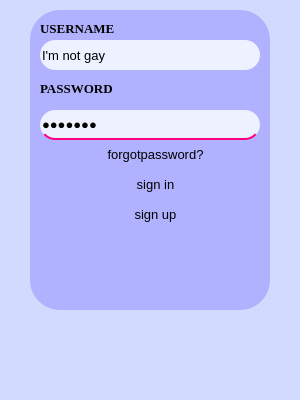
<?xml version="1.0" encoding="UTF-8"?>
<ui version="4.0">
 <class>MainWindow</class>
 <widget class="QMainWindow" name="MainWindow">
  <property name="geometry">
   <rect>
    <x>0</x>
    <y>0</y>
    <width>300</width>
    <height>400</height>
   </rect>
  </property>
  <property name="minimumSize">
   <size>
    <width>300</width>
    <height>400</height>
   </size>
  </property>
  <property name="maximumSize">
   <size>
    <width>300</width>
    <height>400</height>
   </size>
  </property>
  <property name="windowTitle">
   <string>MainWindow</string>
  </property>
  <property name="styleSheet">
   <string notr="true">background:#D2DAFF;
</string>
  </property>
  <widget class="QWidget" name="centralwidget">
   <widget class="QWidget" name="khung" native="true">
    <property name="geometry">
     <rect>
      <x>30</x>
      <y>10</y>
      <width>240</width>
      <height>300</height>
     </rect>
    </property>
    <property name="minimumSize">
     <size>
      <width>240</width>
      <height>300</height>
     </size>
    </property>
    <property name="maximumSize">
     <size>
      <width>240</width>
      <height>300</height>
     </size>
    </property>
    <property name="styleSheet">
     <string notr="true">background:#B1B2FF;
border-radius: 30px;</string>
    </property>
    <widget class="QLabel" name="username">
     <property name="geometry">
      <rect>
       <x>10</x>
       <y>10</y>
       <width>221</width>
       <height>16</height>
      </rect>
     </property>
     <property name="font">
      <font>
       <family>Times New Roman</family>
       <pointsize>10</pointsize>
       <weight>75</weight>
       <bold>true</bold>
      </font>
     </property>
     <property name="styleSheet">
      <string notr="true">clolor: black;
</string>
     </property>
     <property name="text">
      <string>USERNAME</string>
     </property>
    </widget>
    <widget class="QLabel" name="password">
     <property name="geometry">
      <rect>
       <x>10</x>
       <y>70</y>
       <width>221</width>
       <height>16</height>
      </rect>
     </property>
     <property name="font">
      <font>
       <family>Times New Roman</family>
       <pointsize>10</pointsize>
       <weight>75</weight>
       <bold>true</bold>
      </font>
     </property>
     <property name="styleSheet">
      <string notr="true">clolor: black;
</string>
     </property>
     <property name="text">
      <string>PASSWORD</string>
     </property>
    </widget>
    <widget class="QLineEdit" name="lineEdit">
     <property name="geometry">
      <rect>
       <x>10</x>
       <y>30</y>
       <width>220</width>
       <height>30</height>
      </rect>
     </property>
     <property name="minimumSize">
      <size>
       <width>220</width>
       <height>30</height>
      </size>
     </property>
     <property name="maximumSize">
      <size>
       <width>220</width>
       <height>30</height>
      </size>
     </property>
     <property name="font">
      <font>
       <pointsize>10</pointsize>
      </font>
     </property>
     <property name="styleSheet">
      <string notr="true">background:#EEF1FF;
border-radius: 15px;

</string>
     </property>
     <property name="text">
      <string>I'm not gay </string>
     </property>
    </widget>
    <widget class="QLineEdit" name="lineEdit_2">
     <property name="geometry">
      <rect>
       <x>10</x>
       <y>100</y>
       <width>220</width>
       <height>30</height>
      </rect>
     </property>
     <property name="minimumSize">
      <size>
       <width>220</width>
       <height>30</height>
      </size>
     </property>
     <property name="maximumSize">
      <size>
       <width>220</width>
       <height>30</height>
      </size>
     </property>
     <property name="font">
      <font>
       <pointsize>10</pointsize>
      </font>
     </property>
     <property name="styleSheet">
      <string notr="true">background:#EEF1FF;
border-radius: 15px;

border-bottom: 2px solid rgb(255, 0, 127);</string>
     </property>
     <property name="text">
      <string>I'm gay</string>
     </property>
     <property name="echoMode">
      <enum>QLineEdit::Password</enum>
     </property>
    </widget>
    <widget class="QPushButton" name="pushButton_2">
     <property name="geometry">
      <rect>
       <x>60</x>
       <y>130</y>
       <width>131</width>
       <height>28</height>
      </rect>
     </property>
     <property name="font">
      <font>
       <pointsize>10</pointsize>
      </font>
     </property>
     <property name="text">
      <string>forgotpassword?</string>
     </property>
    </widget>
    <widget class="QPushButton" name="pushButton_3">
     <property name="geometry">
      <rect>
       <x>60</x>
       <y>160</y>
       <width>131</width>
       <height>28</height>
      </rect>
     </property>
     <property name="font">
      <font>
       <pointsize>10</pointsize>
      </font>
     </property>
     <property name="text">
      <string>sign in</string>
     </property>
    </widget>
    <widget class="QPushButton" name="pushButton_4">
     <property name="geometry">
      <rect>
       <x>60</x>
       <y>190</y>
       <width>131</width>
       <height>28</height>
      </rect>
     </property>
     <property name="font">
      <font>
       <pointsize>10</pointsize>
      </font>
     </property>
     <property name="text">
      <string>sign up</string>
     </property>
    </widget>
   </widget>
  </widget>
  <widget class="QMenuBar" name="menubar">
   <property name="geometry">
    <rect>
     <x>0</x>
     <y>0</y>
     <width>300</width>
     <height>26</height>
    </rect>
   </property>
  </widget>
 </widget>
 <resources/>
 <connections/>
</ui>
